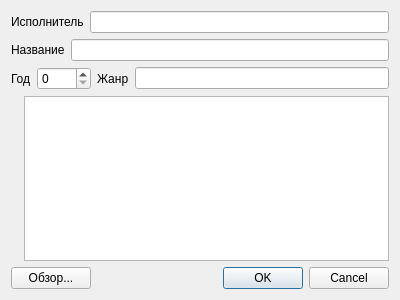
<?xml version="1.0" encoding="UTF-8"?>
<ui version="4.0">
 <class>AlbumDialog</class>
 <widget class="QDialog" name="AlbumDialog">
  <property name="geometry">
   <rect>
    <x>0</x>
    <y>0</y>
    <width>400</width>
    <height>300</height>
   </rect>
  </property>
  <property name="windowTitle">
   <string>Dialog</string>
  </property>
  <layout class="QVBoxLayout" name="verticalLayout">
   <item>
    <layout class="QHBoxLayout" name="horizontalLayout_5">
     <item>
      <widget class="QLabel" name="label_5">
       <property name="text">
        <string>Исполнитель</string>
       </property>
      </widget>
     </item>
     <item>
      <widget class="QLineEdit" name="name_artist"/>
     </item>
    </layout>
   </item>
   <item>
    <layout class="QHBoxLayout" name="horizontalLayout_4">
     <item>
      <widget class="QLabel" name="label_4">
       <property name="text">
        <string>Название</string>
       </property>
      </widget>
     </item>
     <item>
      <widget class="QLineEdit" name="name"/>
     </item>
    </layout>
   </item>
   <item>
    <layout class="QHBoxLayout" name="horizontalLayout_3">
     <item>
      <widget class="QLabel" name="label_2">
       <property name="text">
        <string>Год</string>
       </property>
      </widget>
     </item>
     <item>
      <widget class="QSpinBox" name="year">
       <property name="maximum">
        <number>3000</number>
       </property>
      </widget>
     </item>
     <item>
      <widget class="QLabel" name="label_3">
       <property name="text">
        <string>Жанр</string>
       </property>
      </widget>
     </item>
     <item>
      <widget class="QLineEdit" name="genre"/>
     </item>
    </layout>
   </item>
   <item>
    <layout class="QHBoxLayout" name="horizontalLayout_2">
     <item>
      <widget class="QLabel" name="picture">
       <property name="text">
        <string/>
       </property>
      </widget>
     </item>
     <item>
      <widget class="QPlainTextEdit" name="comment"/>
     </item>
    </layout>
   </item>
   <item>
    <layout class="QHBoxLayout" name="horizontalLayout">
     <item>
      <widget class="QPushButton" name="browse">
       <property name="text">
        <string>Обзор...</string>
       </property>
      </widget>
     </item>
     <item>
      <spacer name="horizontalSpacer">
       <property name="orientation">
        <enum>Qt::Horizontal</enum>
       </property>
       <property name="sizeHint" stdset="0">
        <size>
         <width>40</width>
         <height>20</height>
        </size>
       </property>
      </spacer>
     </item>
     <item>
      <widget class="QDialogButtonBox" name="buttonBox">
       <property name="orientation">
        <enum>Qt::Horizontal</enum>
       </property>
       <property name="standardButtons">
        <set>QDialogButtonBox::Cancel|QDialogButtonBox::Ok</set>
       </property>
      </widget>
     </item>
    </layout>
   </item>
  </layout>
 </widget>
 <resources/>
 <connections>
  <connection>
   <sender>buttonBox</sender>
   <signal>accepted()</signal>
   <receiver>AlbumDialog</receiver>
   <slot>accept()</slot>
   <hints>
    <hint type="sourcelabel">
     <x>248</x>
     <y>254</y>
    </hint>
    <hint type="destinationlabel">
     <x>157</x>
     <y>274</y>
    </hint>
   </hints>
  </connection>
  <connection>
   <sender>buttonBox</sender>
   <signal>rejected()</signal>
   <receiver>AlbumDialog</receiver>
   <slot>reject()</slot>
   <hints>
    <hint type="sourcelabel">
     <x>316</x>
     <y>260</y>
    </hint>
    <hint type="destinationlabel">
     <x>286</x>
     <y>274</y>
    </hint>
   </hints>
  </connection>
 </connections>
</ui>
